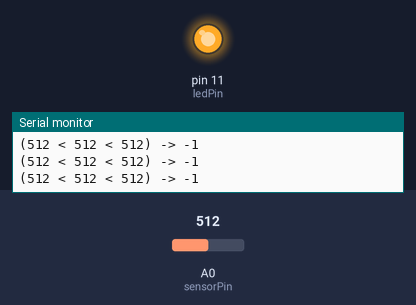
Bench run of a sketch on a simulated Arduino Uno, built with avr-gcc and run on an emulated ATmega328P. On the bench: output pins drawn as LEDs (lit = HIGH), the last lines printed to the serial monitor. The inputs (shaded band) are chosen by the test bench; at power-on: A0 (sensorPin) = 512.

Above: at 1.2 s.
1.3 s: A0 (sensorPin) set to 306
At 2.5 s:
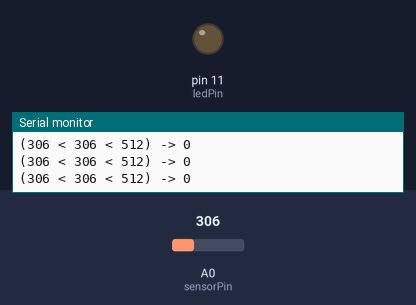
2.8 s: A0 (sensorPin) set to 325
At 3.6 s:
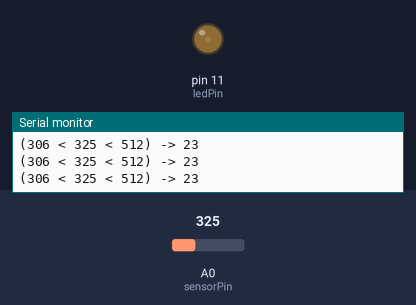
5.8 s: A0 (sensorPin) set to 511
At 6.8 s:
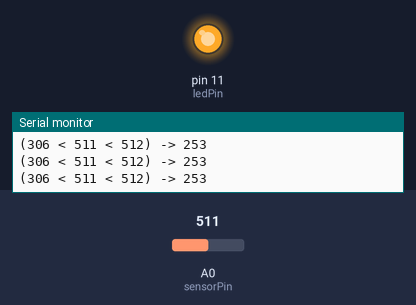
Timing chart, 0 to 8.8 s (numbered marks = the images above; inputs shaded):
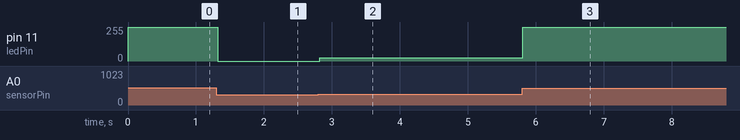

Measured:
- after the input at 1.3 s, pin 11 (ledPin): 255/255 → 0/255 at once
- after the input at 2.8 s, pin 11 (ledPin): 0/255 → 23/255 at once
- after the input at 5.8 s, pin 11 (ledPin): 23/255 → 253/255 at once

The sketch:

b.ino
```cpp
const int sensorPin = A0;
const int ledPin = 11;

int lowerLimit = 1023;
int upperLimit = 0;

void calibratePhotoresistorLimits(int value)
{
    if (value > upperLimit)
    {
        upperLimit = value;
    }
    if (value < lowerLimit)
    {
        lowerLimit = value;
    }
}

void setup()
{
    pinMode(sensorPin, INPUT);
    pinMode(ledPin, OUTPUT);
    Serial.begin(9600);
}

void loop()
{
    int sensorValue = analogRead(sensorPin);
    // Computes limits on the fly. These values should be st
    calibratePhotoresistorLimits(sensorValue);
    int value = map(sensorValue, lowerLimit, upperLimit, 0, 255);
    analogWrite(ledPin, value);
    // Display the following in the Serial Plotter (not monitor)
    Serial.print("(");
    Serial.print(lowerLimit);
    Serial.print(" < ");
    Serial.print(sensorValue);
    Serial.print(" < ");
    Serial.print(upperLimit);
    Serial.print(")");
    Serial.print(" -> ");
    Serial.println(value);
    delay(10);
}
```
